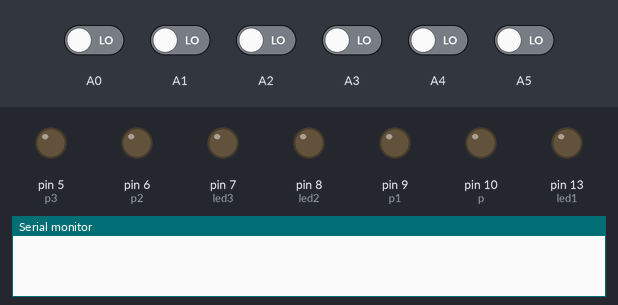
Simulated run of this sketch. Board: Arduino Uno, built with avr-gcc and run on an emulated ATmega328P. Parts: output pins drawn as LEDs (lit = HIGH), the last lines printed to the serial monitor. Inputs (shaded band) come from the test bench; at power-on: A0–5 LOW.

Above: at 1.2 s.
1.3 s: A0 driven HIGH
At 2.4 s:
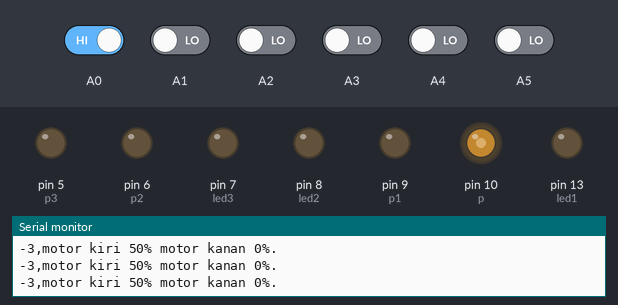
2.8 s: A1 driven HIGH
At 3.6 s:
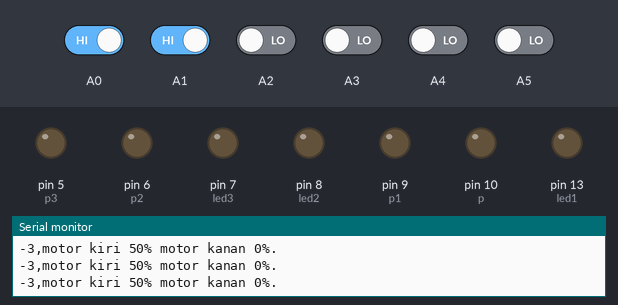
4.3 s: A1 driven LOW
At 4.7 s:
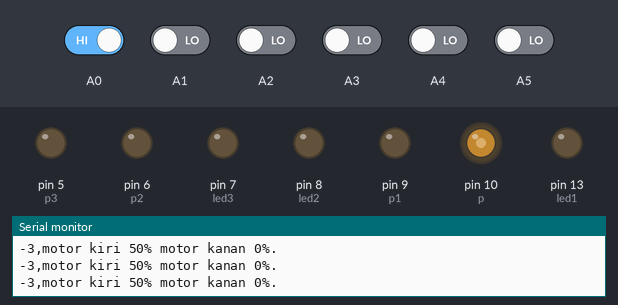
7.3 s: A0 driven LOW
At 8.0 s:
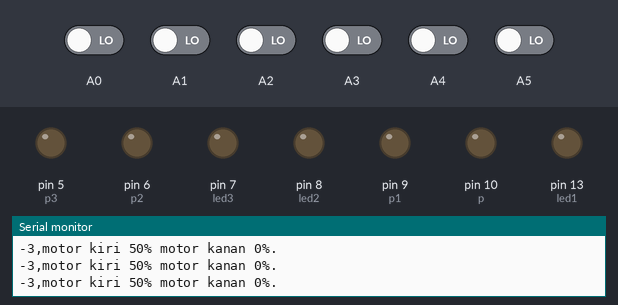
8.8 s: A3 driven HIGH
At 9.3 s:
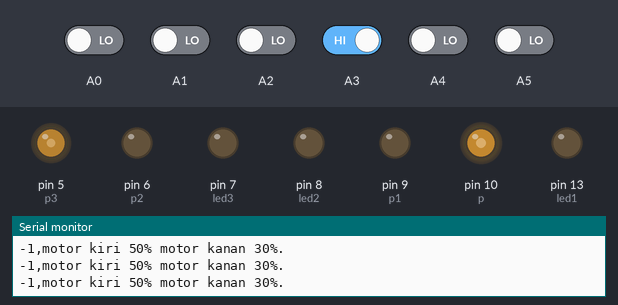
10.3 s: A2 driven HIGH
At 10.8 s:
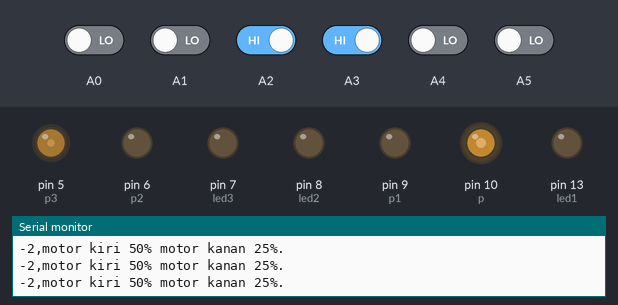
Timing chart, 0 to 12.8 s (numbered marks = the images above; inputs shaded):
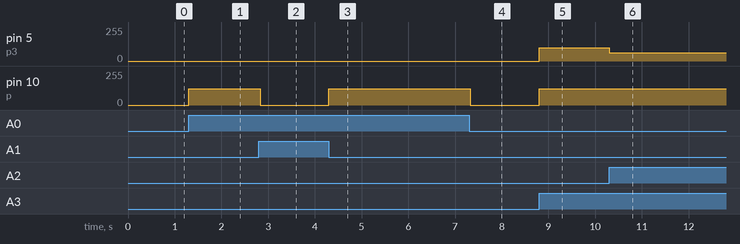

Measured:
- after the input at 1.3 s, pin 10 (p): 0/255 → 123/255 at once
- after the input at 2.8 s, pin 10 (p): 123/255 → 0/255 at once
- after the input at 4.3 s, pin 10 (p): 0/255 → 123/255 at once
- after the input at 7.3 s, pin 10 (p): 123/255 → 0/255 at once
- after the input at 8.8 s, pin 5 (p3): 0/255 → 100/255 at once; pin 10 (p): 0/255 → 123/255 at once
- after the input at 10.3 s, pin 5 (p3): 100/255 → 62/255 at once

The sketch:

program.ino
```cpp
int p=10;
int p1=9;
int p2=6;
int p3=5;

int led2=8;
int led3=7;
int led1=13;

int adc_sensor[6],x,sensorbit,t,a_size;
char sendat[6];

void setup() {
  Serial.begin(9600);
pinMode (p,OUTPUT);
pinMode (p1,OUTPUT);
pinMode (p2,OUTPUT);
pinMode (p3,OUTPUT);

pinMode (led2,OUTPUT);
pinMode (led3,OUTPUT);
pinMode (led1,OUTPUT);

pinMode (A0,INPUT);
pinMode (A1,INPUT);
pinMode (A2,INPUT);
pinMode (A3,INPUT);
pinMode (A4,INPUT);
pinMode (A5,INPUT);
}

void loop() {

  String relay1 = String(digitalRead(A0));
  String relay2 = String(digitalRead(A1));
  String relay3 = String(digitalRead(A2));
  String relay4 = String(digitalRead(A3));
  String relay5 = String(digitalRead(A4));
  String relay6 = String(digitalRead(A5));

  String  simpan= relay1+relay2+relay3+relay4+relay5+relay6;


  if (simpan == "100000"){
      analogWrite(p,123); // belok kiri
      Serial.println("-3,motor kiri 50% motor kanan 0%.");
  }
  else if (simpan=="001100"){
      analogWrite(p,123); // belok kiri
      analogWrite(p3,62); //25%
      Serial.println("-2,motor kiri 50% motor kanan 25%.");
  }
   else if (simpan=="000100"){
      analogWrite(p,123); // belok kiri
      analogWrite(p3,100); //30%
      Serial.println("-1,motor kiri 50% motor kanan 30%.");
  }
  else if (simpan=="000100"){
      analogWrite(p,150); //60%
      analogWrite(p3,150); // 60%
      Serial.println("0,motor kiri 50% motor kanan 50%.");
  }
  else if (simpan=="000010"){
      analogWrite(p,100); // belok kiri
      analogWrite(p3,123); // kanan
      Serial.println("1,motor kiri 30% motor kanan 50%.");
  }
  else if (simpan=="000011"){
      analogWrite(p,62); // belok kiri
      analogWrite(p3,123); // kanan
      Serial.println("2,motor kiri 25% motor kanan 50%.");
  }
  else if (simpan=="000001"){
      analogWrite(p3,255); // kanan
       Serial.println("3,motor kiri 0% motor kanan 50%.");
  }
  else{
  digitalWrite(p,LOW);
  digitalWrite(p1,LOW);
  digitalWrite(p2,LOW);
  digitalWrite(p3,LOW);
  }
}
```
